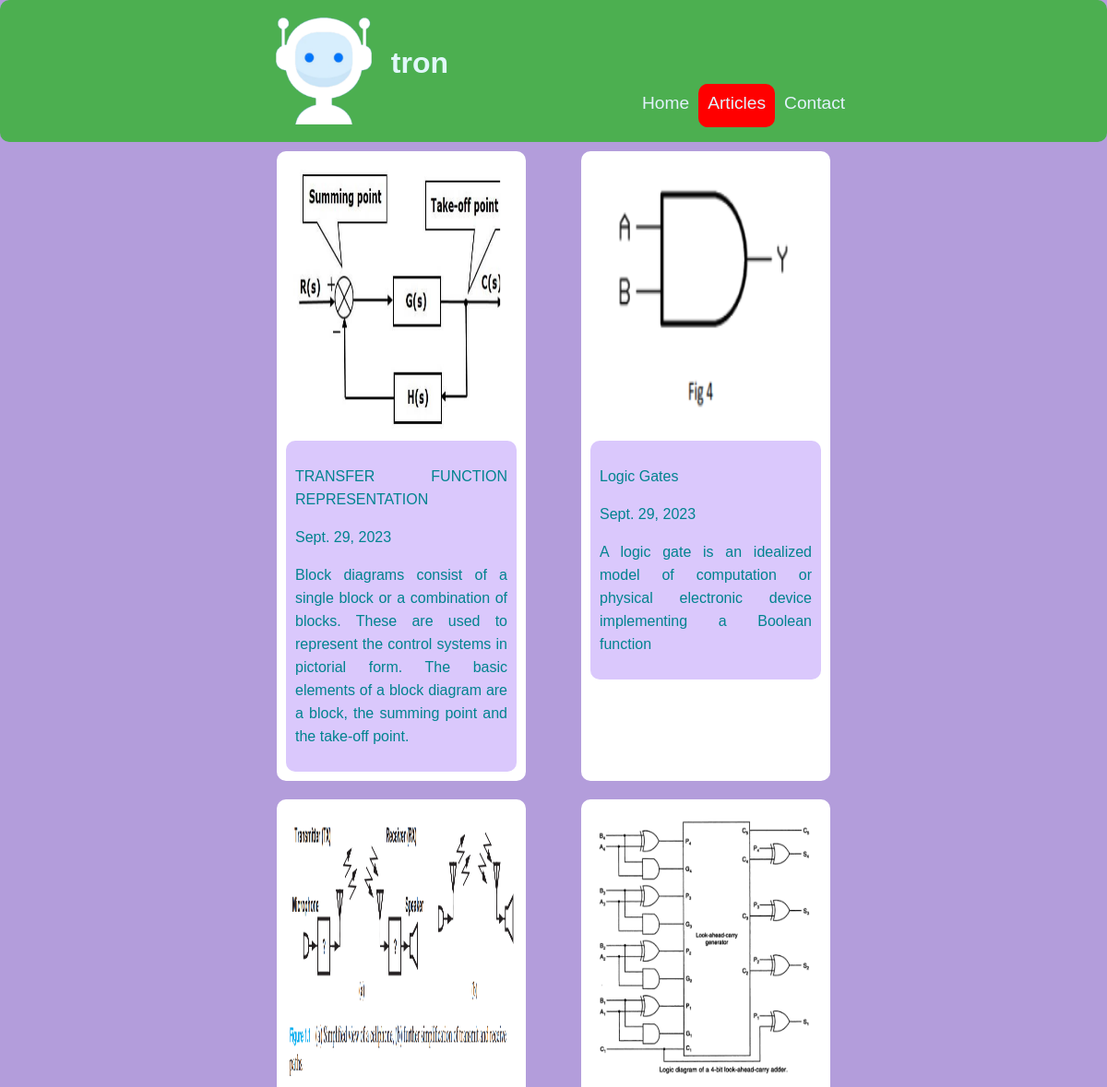
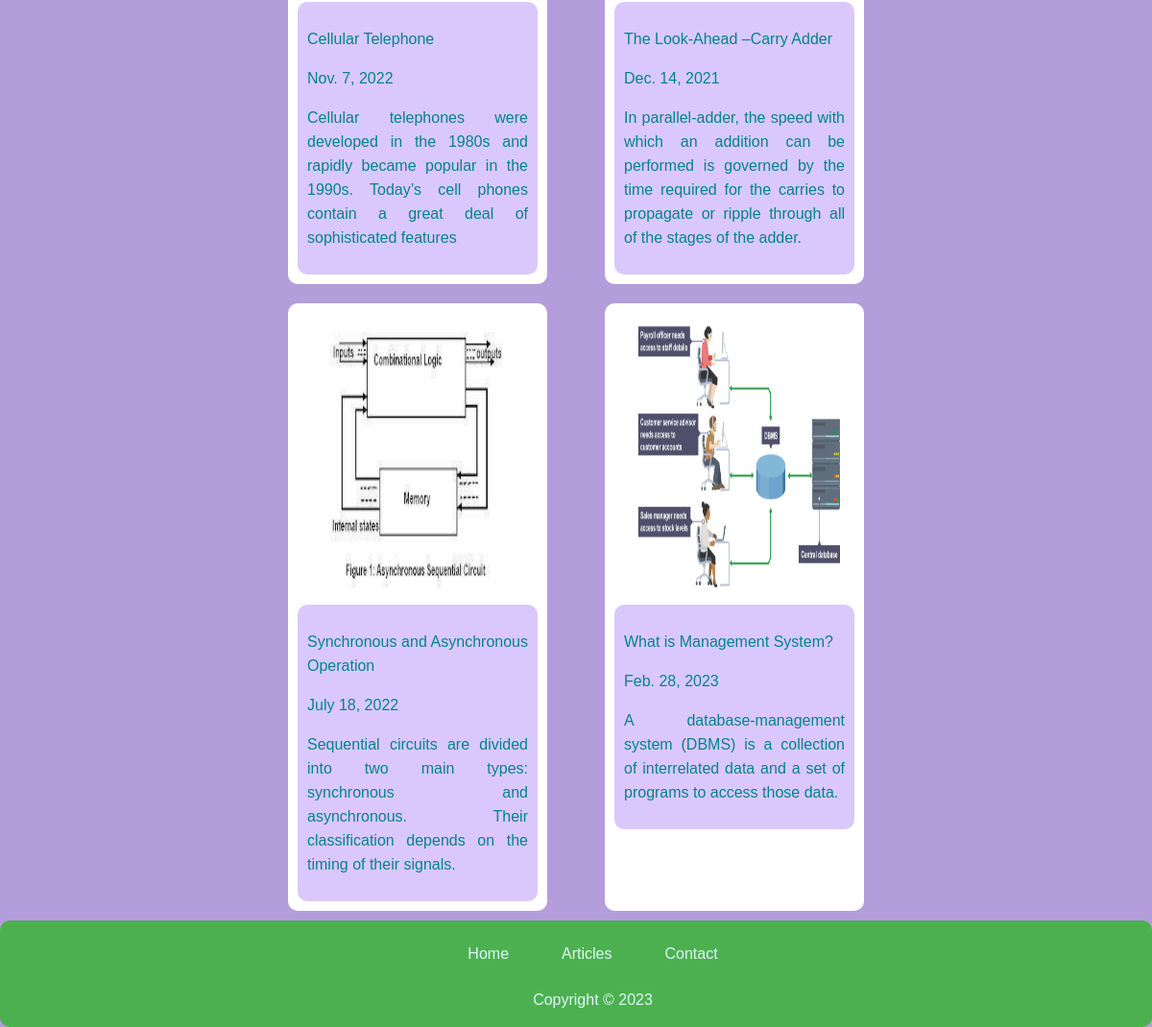
The app's page /articles/ with its own data (2 pictures, top to bottom).
### webpages/models.py (models this page shows, shortened)
class Articles(models.Model):
    name = models.CharField(max_length=100)
    title1 = models.CharField(max_length=100)
    quickintro = models.TextField()
    intro = models.TextField()
    image1 = models.ImageField(upload_to='images', null=True)
    body1 = models.TextField(null=True)
    image2 = models.ImageField(upload_to='images', null=True)
    title2 = models.CharField(max_length=100, null=True)
    body2 = models.TextField(null=True)
    conc = models.TextField()
    date_posted = models.DateField(default=timezone.now)

### webpages/views.py (the view)
# urls.py: path('articles/', views.articles, name='articles'),
def articles(request):
    template = loader.get_template('articles.html')
    myarticles = Articles.objects.all()
    context = {
        'myarticles' : myarticles,
    }
    return HttpResponse(template.render(context, request))

### webpages/Templates/articles.html (shortened to what this page needs)
{% extends 'main.html' %}
{% block content %}
<div class="articlelist">
    {% for x in myarticles %}
    <div class="articles">
        <a href="/read/{{x.id}}">
            <img src="{{ x.image1.url}}">
            <div class="spec">
                <p>{{ x.name }}</p>
                <p>{{ x.date_posted }}</p>
                <p>{{ x.quickintro }}</p>
            </div>
        </a>
    </div>
    {% endfor %}
</div>
{% endblock %}

### webpages/Templates/main.html (shortened to what this page needs)
{% load static %}
<!DOCTYPE html>
<html>
<head>
    <link rel='stylesheet' type='text/css' media='screen' href='{% static "main.css" %}'>
</head>
<body>
    <div class="header" id="header">
        <div class="subhead" id="subhead">
            <div class="logo">
                <img src="{% static 'untitled.png' %}" alt="img">
            </div>
            <div class="heading">
                <h1>tron</h1>
            </div>
        </div>
        <div class="rightheader" id="rightheader">
            <div class="nav" id="nav">
                <ul id="list">
                    <li ><a class="col 1" href="{% url 'home' %}">home</a></li>
                    <li ><a class="col 2" href="/articles/">articles</a></li>
                    <li ><a class="col 3" href="/contact/">contact</a></li>
                </ul>
            </div>
        </div>
    </div>
    <div class="body">
        {% block content %}
        {% endblock %}
    </div>
    <div class="footer">
        <div class="footernav">
            <ul>
                <li><a href="{% url 'home' %}">home</a></li>
                <li><a href="/articles/">articles</a></li>
                <li><a href="/contact/">contact</a></li>
            </ul>
            <p>copyright &copy; 2023</p>
    </div>
</body>
</html>

### webpages/static/main.css (style rules this page uses)
* { box-sizing: border-box; font-family: sans-serif; max-width: 100%; text-decoration: none; list-style: none; border-radius: 10px; color: #00838f; }
body { margin: 0; background-color: #b39ddb; }
.header { margin: 0; display: flex; background-color: #4caf50; flex-direction: column; }
.header h1 { color: #e0f7fa; font-family: 'Franklin Gothic Medium', 'Arial Narrow', Arial, sans-serif; margin-top: 50px; }
.header .subhead { display: flex; flex-direction: row; }
.header .subhead .logo img { width: 150px; height: 150px; border-radius: 50%; }
.header .rightheader { display: flex; flex-direction: row; margin-left: 160px; padding-top: 25px; }
.header .rightheader .nav { width: 100%; }
.header ul { display: flex; flex-direction: column; }
.header .rightheader .nav li { list-style: none; margin: 0; padding: 10px; border-radius: 10px; }
.header .rightheader .nav li a { text-decoration: none; text-transform: capitalize; color: #e3f2fd; font-size: 6vw; }
.body { margin: 1%; width: 98%; min-height: 675px; }
.footer { margin: 0; background-color: hwb(122 30% 31%); display: flex; flex-direction: column; }
.footer ul { display: flex; flex-direction: column; color: #e3f2fd; padding: 0; }
.footer a, .footer p { color: #e0f7fa; text-transform: capitalize; padding-left: 35px; }
.articlelist { display: flex; flex-direction: column; flex-wrap: wrap; }
.articlelist .articles { background-color: #dac8fc; margin-top: 10px; margin-bottom: 10px; text-align: justify; }
.articlelist .articles img { width: 100%; height: 300px; }
p { line-height: 25px; }
@media screen and (min-width: 768px) { .header { display: flex; flex-direction: row; justify-content: center; } }
@media screen and (min-width: 768px) { .header .rightheader { margin-top: 50px; } }
@media screen and (min-width: 768px) { .header .rightheader .nav li a { font-size: larger; } }
@media screen and (min-width: 768px) { .header .rightheader .nav { display: flex; flex-direction: row; } }
@media screen and (min-width: 768px) { .header .rightheader .nav ul { display: flex; flex-direction: row; } }
@media screen and (min-width: 768px) { .footer { justify-content: center; } }
@media screen and (min-width: 768px) { .footernav ul { display: flex; flex-direction: row; justify-content: center; } }
@media screen and (min-width: 768px) { .footernav ul li { margin: 10px; } }
@media screen and (min-width: 768px) { .footernav p { text-align: center; } }
@media screen and (min-width: 768px) { .body { width: 50%; margin: auto; } }
@media screen and (min-width: 768px) { .articlelist { display: flex; flex-direction: row; justify-content: space-between; } }
@media screen and (min-width: 768px) { .articlelist .articles { width: 45%; background-color: #fff; padding: 10px; } }
@media screen and (min-width: 768px) { .articlelist .articles .spec { background-color: #dac8fc; padding: 10px; } }

### records on screen
Articles: image1 (picture), name "TRANSFER FUNCTION REPRESENTATION", date_posted "Sept. 29, 2023", quickintro "Block diagrams consist of a single block or a combination of blocks. These are used to represent the control systems in pictorial form. The basic elements of a block diagram are a block, the summing point and the take-off point."
Articles: image1 (picture), name "Logic Gates", date_posted "Sept. 29, 2023", quickintro "A logic gate is an idealized model of computation or physical electronic device implementing a Boolean function"
Articles: image1 (picture), name "Cellular Telephone", date_posted "Nov. 7, 2022", quickintro "Cellular telephones were developed in the 1980s and rapidly became popular in the 1990s. Today’s cell phones contain a great deal of sophisticated features"
Articles: image1 (picture), name "The Look-Ahead –Carry Adder", date_posted "Dec. 14, 2021", quickintro "In parallel-adder, the speed with which an addition can be performed is governed by the time required for the carries to propagate or ripple through all of the stages of the adder."
Articles: image1 (picture), name "Synchronous and Asynchronous Operation", date_posted "July 18, 2022", quickintro "Sequential circuits are divided into two main types: synchronous and asynchronous. Their classification depends on the timing of their signals."
Articles: image1 (picture), name "What is Management System?", date_posted "Feb. 28, 2023", quickintro "A database-management system (DBMS) is a collection of interrelated data and a set of programs to access those data."
